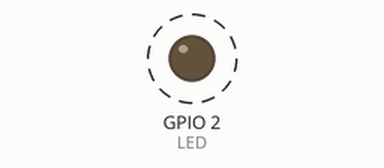
Recording of a sketch running on a simulated ESP32. Parts: output pins drawn as LEDs (lit = HIGH). Dashed ring = blinking.

Above: at 0.2 s.
Timing chart, 0 to 3.0 s (numbered marks = the images above):
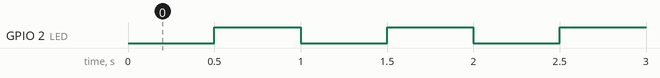

The sketch:

LED_blinking.ino
```cpp
// Blinking LED on ESP32
#define LED 2

bool state = LOW;

void setup() {
  Serial.begin(115200);
  pinMode(LED, OUTPUT);
}

void loop() {
  digitalWrite(LED, state);
  state = !state;
  delay(500);
}
```

Measured:
- by itself, GPIO 2 (LED): alternates HIGH for 0.50 s and LOW for 0.50 s
